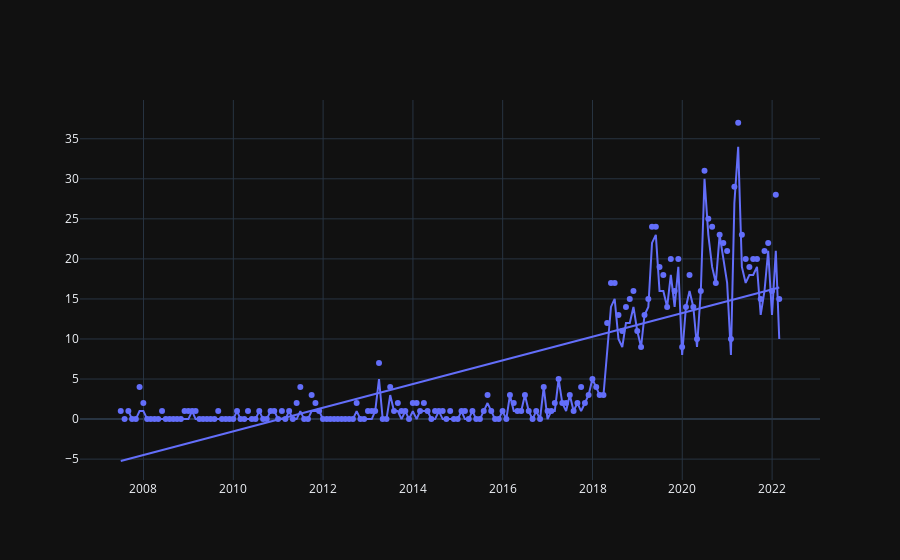

Here is the notebook cell this chart was saved with:
### Code cell
plot1 = rawData.makeLineChart('machine learning')
plot2 = rawData.makeScatterPlotByTag('artificial intelligence')

combine = go.Figure(data=plot1.data + plot2.data)
combine.show()

### Figure 1 — Plotly figure (JSON) as saved in the notebook; plotly's stock layout.template omitted (floating-point values rounded to 4 significant figures; data arrays with more than 128 entries replaced by an {"elided": "..."} marker saying what was removed)
{"data": [{"hovertemplate": "date=%{x}<br>occurrences=%{y}<extra></extra>", "legendgroup": "", "line": {"color": "#636efa", "dash": "solid"}, "marker": {"symbol": "circle"}, "mode": "lines", "name": "", "orientation": "v", "showlegend": false, "x": {"elided": "175 str values"}, "xaxis": "x", "y": {"elided": "175 int values"}, "yaxis": "y", "type": "scatter"}, {"hovertemplate": "date=%{x}<br>occurrences=%{y}<extra></extra>", "legendgroup": "", "marker": {"color": "#636efa", "symbol": "circle"}, "mode": "markers", "name": "", "orientation": "v", "showlegend": false, "x": {"elided": "177 str values"}, "xaxis": "x", "y": {"elided": "177 int values"}, "yaxis": "y", "type": "scatter"}, {"hovertemplate": "<b>OLS trendline</b><br>occurrences = 4.67985e-08 * date + -60.6058<br>R<sup>2</sup>=0.580239<br><br>date=%{x}<br>occurrences=%{y} <b>(trend)</b><extra></extra>", "legendgroup": "", "marker": {"color": "#636efa", "symbol": "circle"}, "mode": "lines", "name": "", "showlegend": false, "x": {"elided": "177 str values"}, "xaxis": "x", "y": {"elided": "177 float values"}, "yaxis": "y", "type": "scatter"}], "layout": {}}
